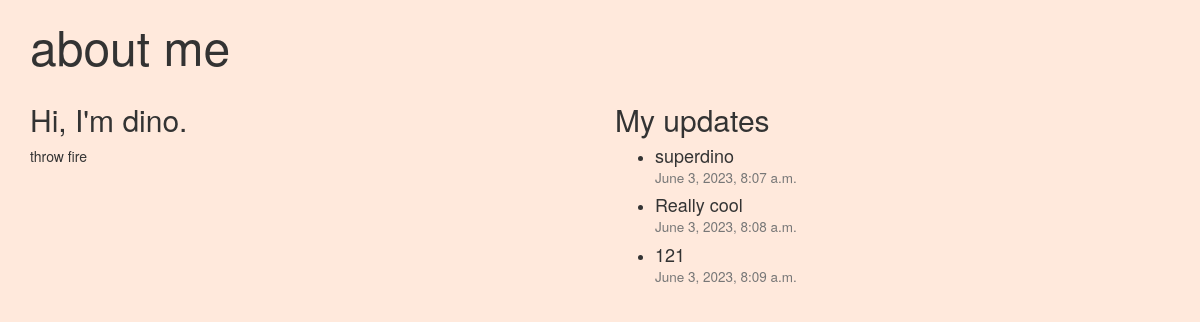
/pets/profiles/2/, run on the app's committed database.
### communication_app/models.py (models this page shows, shortened)
class Pet(models.Model):
    user = models.ForeignKey(django.contrib.auth.models.User, on_delete=models.CASCADE)
    name = models.SlugField()
    description = models.CharField(max_length=1024, default="", blank=True)

class Update(models.Model):
    pub_date = models.DateTimeField(
        auto_now_add=True
    )
    pet = models.ForeignKey(Pet, on_delete=models.CASCADE)
    text = models.CharField(max_length=140)

### communication_app/views.py (the view)
# urls.py: path("profiles/<int:pet_id>/", views.profile, name="profile"),
def profile(request, pet_id):
    pet = get_object_or_404(Pet, pk=pet_id)
    update_form = UpdateForm()
    return render(
        request,
        "communication_app/profile.html",
        {"pet": pet, "update_form": update_form},
    )

### communication_app/templates/communication_app/profile.html (shortened to what this page needs)
{% load staticfiles %}
<!DOCTYPE html>
<html lang="en">
  <head>
    <link rel="stylesheet" type="text/css" href="{% static 'bootstrap-3.3.4-dist/css/bootstrap.css' %}" />
    <link rel="stylesheet" type="text/css" href="{% static 'bootstrap-3.3.4-dist/css/bootstrap-theme.css' %}" />
    <link rel="stylesheet" type="text/css" href="{% static 'pets.css' %}" />
  </head>
  <body>
    <div class="container">
      <h1>About me</h1>
      <div class="row">
        <div class="col-md-6">
          <h2>Hi, I'm {{ pet.name }}.</h2>
          <p>{{ pet.description|safe }}</p>
        </div>
        <div class="col-md-6">
          {% if pet.update_set.count %}
            <h2>My updates</h2>
            <ul>
              {% for update in pet.update_set.all %}
              <li><h4>{{ update.text|safe }} <br><small>{{ update.pub_date }}</small></h4></li>
              {% endfor %}
            </ul>
          {% else %}
            <p>No updates yet.</p>
          {% endif %}
        </div>
      </div>
    </div>
  </body>
</html>

### base_app/static/pets.css (style rules this page uses)
body { background: #ffe9dc; }
h1 { text-transform: lowercase; font-weight: 100; font-size: 48px; }

### data on the page
Pet: name "dino", description "throw fire"
Update: text "superdino", pub_date "June 3, 2023, 8:07 a.m."
Update: text "Really cool", pub_date "June 3, 2023, 8:08 a.m."
Update: text "121", pub_date "June 3, 2023, 8:09 a.m."
